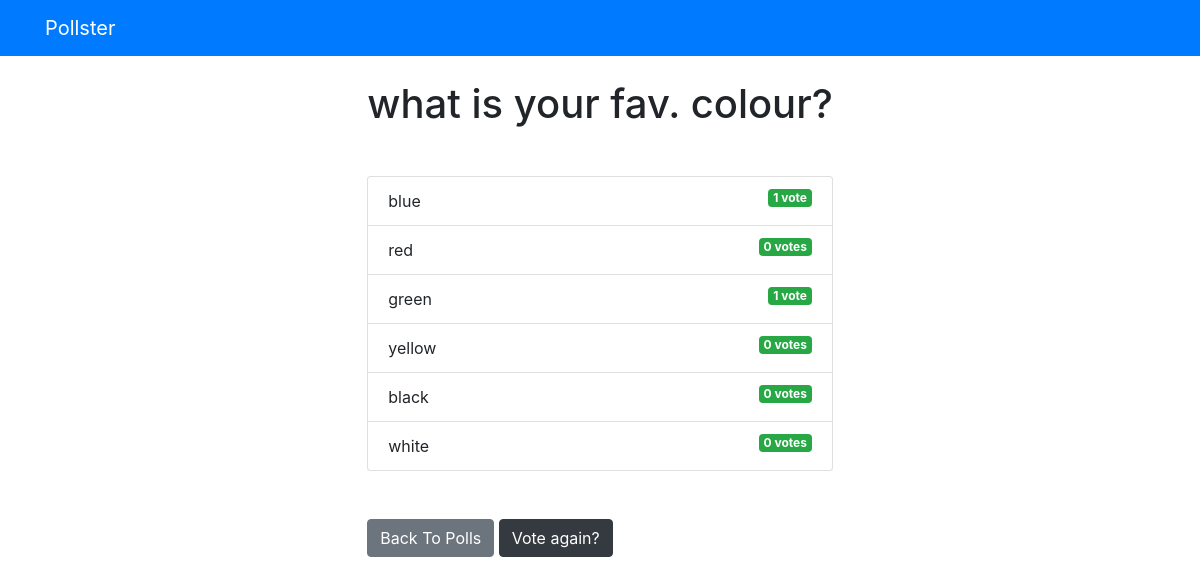
Screenshot of /polls/3/results/ with the database file from the repository.
### polls/models.py (models this page shows, shortened)
class Question(models.Model):
    question_text = models.CharField(max_length=200)
    pub_date = models.DateTimeField('date published')

class Choice(models.Model):
    question = models.ForeignKey(Question, on_delete=models.CASCADE)
    choice_text = models.CharField(max_length=200)
    votes = models.IntegerField(default=0)

### polls/views.py (the view)
# urls.py: path('<int:question_id>/results/', views.results, name='results'),
def results(request, question_id):
    question = get_object_or_404(Question, pk=question_id)
    return render(request, 'polls/results.html', {'question': question})

### templates/polls/results.html
{% extends 'base.html' %}
{% block content %}
<h1 class = "mb-5 text-center" > {{question.question_text}} </h1>
<ul class = "list-group mb-5" >
    {% for choice in question.choice_set.all %}
    <li class = "list-group-item" >
    {{choice.choice_text}} <span class = "badge badge-success float-right"> {{choice.votes}}
    vote{{choice.votes | pluralize}} </span>
    </li >
    {% endfor %}
</ul >
<a class = "btn btn-secondary" href = "{% url 'polls:index' %}" > Back To Polls </a>
<a class = "btn btn-dark" href = "{% url 'polls:detail' question.id %}" > Vote again?</a>
{% endblock %}

### templates/base.html (shortened to what this page needs)
<!DOCTYPE html>
<html lang = "en">
<head >
    <link rel = "stylesheet" href = "https://stackpath.bootstrapcdn.com/bootstrap/4.4.1/css/bootstrap.min.css"
 >
</head >
<body >
    {% include 'partials/_navbar.html'%}
    <div class = "container" >
       <div class = "row" >
           <div class = ".col-md-6 m-auto" >
                {% block content %}{% endblock%}
            </div >
        </div >
    </div >
</body >
</html >

### templates/partials/_navbar.html
<nav class="navbar navbar-dark bg-primary mb-4">
    <div class="container">
        <a class="navbar-brand" href="/">Pollster</a>
    </div>
</nav>

### rows the page displays
Question: question_text "what is your fav. colour?"
Choice: choice_text "blue", votes "1"
Choice: choice_text "red", votes "0", votes|pluralize "s"
Choice: choice_text "green", votes "1"
Choice: choice_text "yellow", votes "0", votes|pluralize "s"
Choice: choice_text "black", votes "0", votes|pluralize "s"
Choice: choice_text "white", votes "0", votes|pluralize "s"
